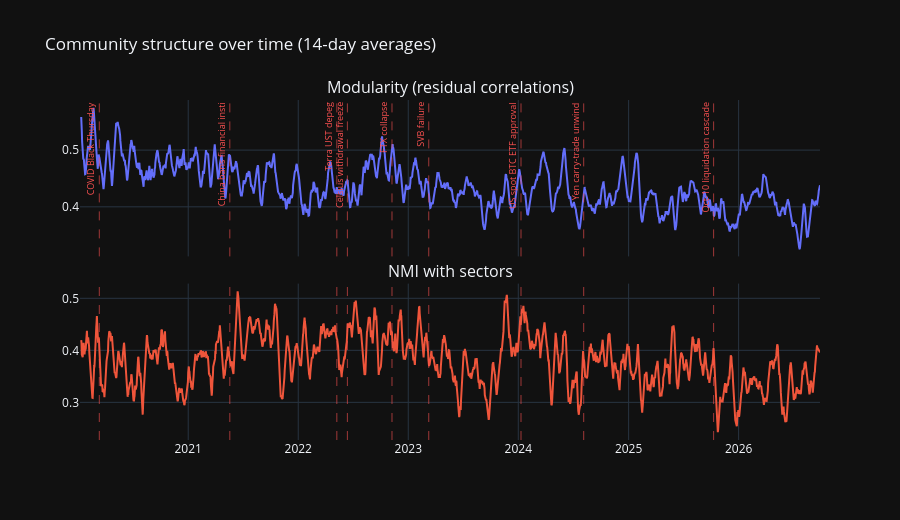

The notebook cell saved with this chart:
### Markdown cell above
## 4. Communities vs Sectors

Louvain (networkx, seeded) on the correlations **with the market mode removed** — otherwise everything is one
community. Do the communities match the sectors (payments, smart-contract platforms, DeFi, meme…)? **NMI** = normalized
mutual information (0 = unrelated, 1 = identical); the null shuffles the sector labels.

### Code cell
comm = rk.set_index("coin")["community"]
tab = (rk.groupby("community").apply(lambda d: ", ".join(f"{c} ({s})" for c, s in zip(d["coin"], d["sector"])), include_groups=False)
       .rename("coins (sector)").to_frame())
display(tab)
nmi_obs = normalized_mutual_info_score(rk["sector"], rk["community"])
rng = np.random.default_rng(0)
null = [normalized_mutual_info_score(rng.permutation(rk["sector"].to_numpy()), rk["community"]) for _ in range(2000)]
print(f"NMI(communities, sectors) on the test window = {nmi_obs:.2f}; shuffled sectors: mean {np.mean(null):.2f}, "
      f"95th percentile {np.quantile(null, 0.95):.2f} → p = {np.mean(np.array(null) >= nmi_obs):.3f}")

sm = ts[["modularity", "nmi_sector", "n_communities"]].rolling(14, min_periods=5).mean()
fig = make_subplots(rows=2, cols=1, shared_xaxes=True, vertical_spacing=0.08,
                    subplot_titles=("Modularity (residual correlations)", "NMI with sectors"))
fig.add_trace(go.Scatter(x=sm.index, y=sm["modularity"], name="modularity"), row=1, col=1)
fig.add_trace(go.Scatter(x=sm.index, y=sm["nmi_sector"], name="NMI"), row=2, col=1)
add_events(fig, row="all", col=1)
fig.update_layout(height=520, showlegend=False, title="Community structure over time (14-day averages)")
fig.show()

### Figure 1 — Plotly figure (JSON) as saved in the notebook; plotly's stock layout.template omitted (floating-point values rounded to 4 significant figures; data arrays with more than 128 entries replaced by an {"elided": "..."} marker saying what was removed)
{"data": [{"name": "modularity", "type": "scatter", "x": {"elided": "2456 str values"}, "xaxis": "x", "y": {"elided": "2456 float values"}, "yaxis": "y"}, {"name": "NMI", "type": "scatter", "x": {"elided": "2456 str values"}, "xaxis": "x2", "y": {"elided": "2456 float values"}, "yaxis": "y2"}], "layout": {"annotations": [{"font": {"size": 16}, "showarrow": false, "text": "Modularity (residual correlations)", "x": 0.5, "xanchor": "center", "xref": "paper", "y": 1.0, "yanchor": "bottom", "yref": "paper"}, {"font": {"size": 16}, "showarrow": false, "text": "NMI with sectors", "x": 0.5, "xanchor": "center", "xref": "paper", "y": 0.46, "yanchor": "bottom", "yref": "paper"}, {"font": {"color": "#ff5252", "size": 9}, "showarrow": false, "text": "COVID Black Thursday", "textangle": -90, "x": "2020-03-12T00:00:00", "xanchor": "right", "y": 1, "yanchor": "top", "yref": "paper"}, {"font": {"color": "#ff5252", "size": 9}, "showarrow": false, "text": "China bans financial insti", "textangle": -90, "x": "2021-05-19T00:00:00", "xanchor": "right", "y": 1, "yanchor": "top", "yref": "paper"}, {"font": {"color": "#ff5252", "size": 9}, "showarrow": false, "text": "Terra UST depeg", "textangle": -90, "x": "2022-05-09T00:00:00", "xanchor": "right", "y": 1, "yanchor": "top", "yref": "paper"}, {"font": {"color": "#ff5252", "size": 9}, "showarrow": false, "text": "Celsius withdrawal freeze", "textangle": -90, "x": "2022-06-13T00:00:00", "xanchor": "right", "y": 1, "yanchor": "top", "yref": "paper"}, {"font": {"color": "#ff5252", "size": 9}, "showarrow": false, "text": "FTX collapse", "textangle": -90, "x": "2022-11-08T00:00:00", "xanchor": "right", "y": 1, "yanchor": "top", "yref": "paper"}, {"font": {"color": "#ff5252", "size": 9}, "showarrow": false, "text": "SVB failure", "textangle": -90, "x": "2023-03-10T00:00:00", "xanchor": "right", "y": 1, "yanchor": "top", "yref": "paper"}, {"font": {"color": "#ff5252", "size": 9}, "showarrow": false, "text": "US spot BTC ETF approval", "textangle": -90, "x": "2024-01-10T00:00:00", "xanchor": "right", "y": 1, "yanchor": "top", "yref": "paper"}, {"font": {"color": "#ff5252", "size": 9}, "showarrow": false, "text": "Yen carry-trade unwind", "textangle": -90, "x": "2024-08-05T00:00:00", "xanchor": "right", "y": 1, "yanchor": "top", "yref": "paper"}, {"font": {"color": "#ff5252", "size": 9}, "showarrow": false, "text": "Oct-10 liquidation cascade", "textangle": -90, "x": "2025-10-10T00:00:00", "xanchor": "right", "y": 1, "yanchor": "top", "yref": "paper"}], "height": 520, "shapes": [{"line": {"color": "#ff5252", "dash": "dash", "width": 1}, "opacity": 0.6, "type": "line", "x0": "2020-03-12T00:00:00", "x1": "2020-03-12T00:00:00", "xref": "x", "y0": 0, "y1": 1, "yref": "y domain"}, {"line": {"color": "#ff5252", "dash": "dash", "width": 1}, "opacity": 0.6, "type": "line", "x0": "2020-03-12T00:00:00", "x1": "2020-03-12T00:00:00", "xref": "x2", "y0": 0, "y1": 1, "yref": "y2 domain"}, {"line": {"color": "#ff5252", "dash": "dash", "width": 1}, "opacity": 0.6, "type": "line", "x0": "2021-05-19T00:00:00", "x1": "2021-05-19T00:00:00", "xref": "x", "y0": 0, "y1": 1, "yref": "y domain"}, {"line": {"color": "#ff5252", "dash": "dash", "width": 1}, "opacity": 0.6, "type": "line", "x0": "2021-05-19T00:00:00", "x1": "2021-05-19T00:00:00", "xref": "x2", "y0": 0, "y1": 1, "yref": "y2 domain"}, {"line": {"color": "#ff5252", "dash": "dash", "width": 1}, "opacity": 0.6, "type": "line", "x0": "2022-05-09T00:00:00", "x1": "2022-05-09T00:00:00", "xref": "x", "y0": 0, "y1": 1, "yref": "y domain"}, {"line": {"color": "#ff5252", "dash": "dash", "width": 1}, "opacity": 0.6, "type": "line", "x0": "2022-05-09T00:00:00", "x1": "2022-05-09T00:00:00", "xref": "x2", "y0": 0, "y1": 1, "yref": "y2 domain"}, {"line": {"color": "#ff5252", "dash": "dash", "width": 1}, "opacity": 0.6, "type": "line", "x0": "2022-06-13T00:00:00", "x1": "2022-06-13T00:00:00", "xref": "x", "y0": 0, "y1": 1, "yref": "y domain"}, {"line": {"color": "#ff5252", "dash": "dash", "width": 1}, "opacity": 0.6, "type": "line", "x0": "2022-06-13T00:00:00", "x1": "2022-06-13T00:00:00", "xref": "x2", "y0": 0, "y1": 1, "yref": "y2 domain"}, {"line": {"color": "#ff5252", "dash": "dash", "width": 1}, "opacity": 0.6, "type": "line", "x0": "2022-11-08T00:00:00", "x1": "2022-11-08T00:00:00", "xref": "x", "y0": 0, "y1": 1, "yref": "y domain"}, {"line": {"color": "#ff5252", "dash": "dash", "width": 1}, "opacity": 0.6, "type": "line", "x0": "2022-11-08T00:00:00", "x1": "2022-11-08T00:00:00", "xref": "x2", "y0": 0, "y1": 1, "yref": "y2 domain"}, {"line": {"color": "#ff5252", "dash": "dash", "width": 1}, "opacity": 0.6, "type": "line", "x0": "2023-03-10T00:00:00", "x1": "2023-03-10T00:00:00", "xref": "x", "y0": 0, "y1": 1, "yref": "y domain"}, {"line": {"color": "#ff5252", "dash": "dash", "width": 1}, "opacity": 0.6, "type": "line", "x0": "2023-03-10T00:00:00", "x1": "2023-03-10T00:00:00", "xref": "x2", "y0": 0, "y1": 1, "yref": "y2 domain"}, {"line": {"color": "#ff5252", "dash": "dash", "width": 1}, "opacity": 0.6, "type": "line", "x0": "2024-01-10T00:00:00", "x1": "2024-01-10T00:00:00", "xref": "x", "y0": 0, "y1": 1, "yref": "y domain"}, {"line": {"color": "#ff5252", "dash": "dash", "width": 1}, "opacity": 0.6, "type": "line", "x0": "2024-01-10T00:00:00", "x1": "2024-01-10T00:00:00", "xref": "x2", "y0": 0, "y1": 1, "yref": "y2 domain"}, {"line": {"color": "#ff5252", "dash": "dash", "width": 1}, "opacity": 0.6, "type": "line", "x0": "2024-08-05T00:00:00", "x1": "2024-08-05T00:00:00", "xref": "x", "y0": 0, "y1": 1, "yref": "y domain"}, {"line": {"color": "#ff5252", "dash": "dash", "width": 1}, "opacity": 0.6, "type": "line", "x0": "2024-08-05T00:00:00", "x1": "2024-08-05T00:00:00", "xref": "x2", "y0": 0, "y1": 1, "yref": "y2 domain"}, {"line": {"color": "#ff5252", "dash": "dash", "width": 1}, "opacity": 0.6, "type": "line", "x0": "2025-10-10T00:00:00", "x1": "2025-10-10T00:00:00", "xref": "x", "y0": 0, "y1": 1, "yref": "y domain"}, {"line": {"color": "#ff5252", "dash": "dash", "width": 1}, "opacity": 0.6, "type": "line", "x0": "2025-10-10T00:00:00", "x1": "2025-10-10T00:00:00", "xref": "x2", "y0": 0, "y1": 1, "yref": "y2 domain"}], "showlegend": false, "title": {"text": "Community structure over time (14-day averages)"}, "xaxis": {"anchor": "y", "domain": [0.0, 1.0], "matches": "x2", "showticklabels": false}, "xaxis2": {"anchor": "y2", "domain": [0.0, 1.0]}, "yaxis": {"anchor": "x", "domain": [0.54, 1.0]}, "yaxis2": {"anchor": "x2", "domain": [0.0, 0.46]}}}
